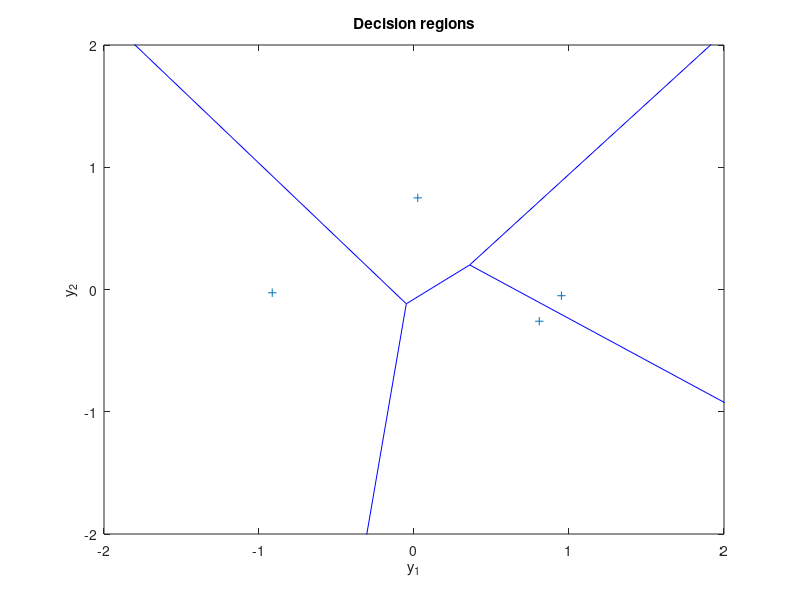

Write MATLAB code to recreate this figure.
% File: example_voronoi.m
% EE251. San Jose State University. Fall 2020
% Modified for EE161 in Spring 2022


figure

% Random points
y1 = 1-2*rand(1,4);
y2 = 1-2*rand(1,4);
voronoi(y1,y2), axis([-2 2 -2 2])
title('Decision regions')
xlabel('y_1'), ylabel('y_2')
